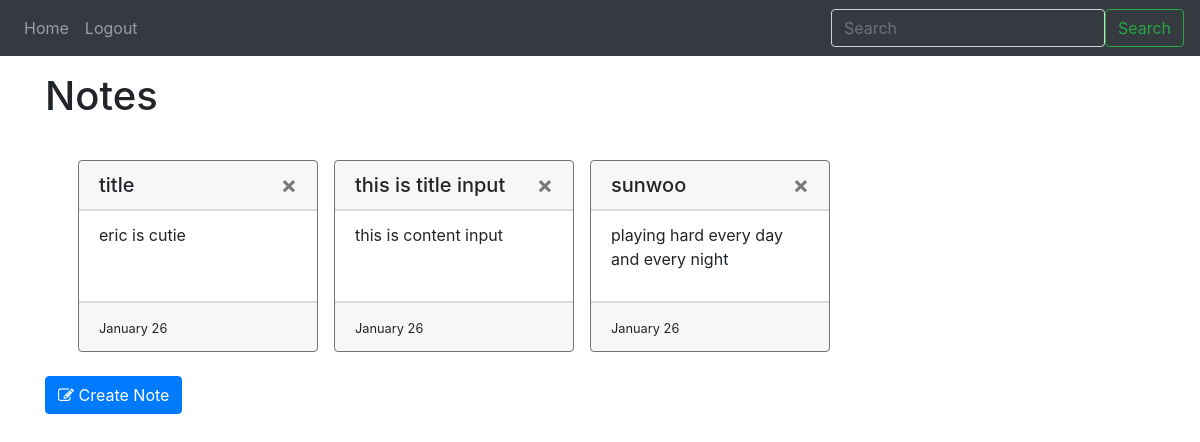
Page / (signed in) on the earlier database version.
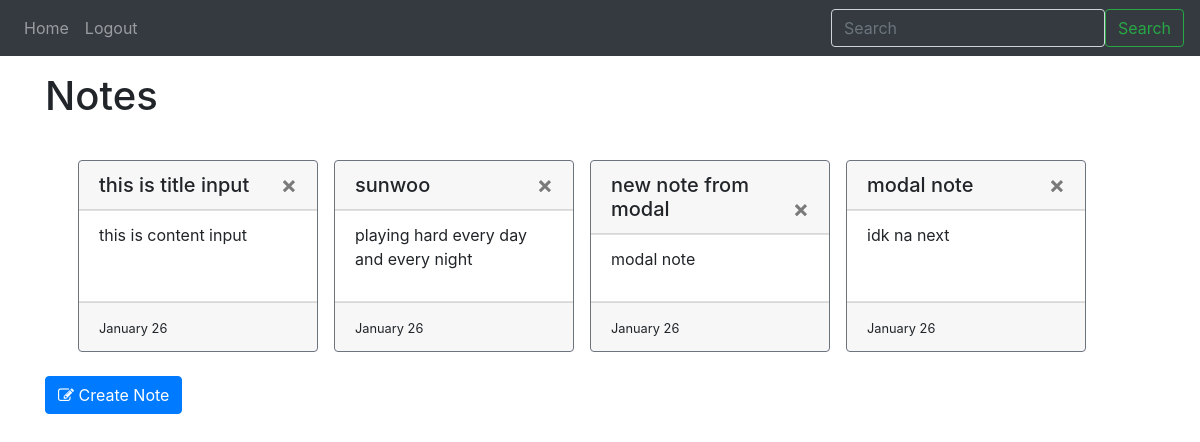
Same page on the later database version.
### website/models.py (models this page shows)
class Note(db.Model):
    id = db.Column(db.Integer, primary_key=True)
    title = db.Column(db.String(1000))
    text = db.Column(db.String(10000))
    date = db.Column(db.DateTime(timezone=True), default=func.now())
    user_id = db.Column(db.Integer, db.ForeignKey('user.id'))

### website/views.py (the view, shortened to what this page needs)
@views.route('/', methods=['GET', 'POST'])
@login_required
def home():
    return render_template("home.html", user=current_user)

### website/__init__.py (called while the page is built)
def create_app():
    app = Flask(__name__)
    app.config['SECRET_KEY'] = 'hi hello my name is what you want it to - 011924' # for securing data and cookies in website
    app.config['SQLALCHEMY_DATABASE_URI'] = f'sqlite:///{DB_NAME}'
    db.init_app(app)
    from .views import views
    from .auth import auth
    app.register_blueprint(views, url_prefix='/')
    app.register_blueprint(auth, url_prefix='/')
    from .models import User, Note
    with app.app_context():
        db.create_all()
    login_manager = LoginManager()
    login_manager.login_view = 'auth.login'
    login_manager.init_app(app)
    @login_manager.user_loader
    def load_user(id):
        return User.query.get(int(id))
    return app

### website/templates/home.html (shortened to what this page needs)
{% extends "base.html"%}
{% block content %}
<h1 align="left" class="mt-3">Notes</h1>
<br>
<ul id="notes" class="row row-cols-4 list-group-flush">
    {% for note in user.notes %}
        <div class="card text-bg-light m-2 border border-secondary">
            <h5 class="card-header">
                {{ note.title }}
                <button type="button" class="close" onClick="deleteNote('{{ note.id }}')">
                    <span aria-hidden="true">&times;</span>
                </button>
            </h5>
            <li class="card-body list-group-item">{{ note.text }}</li>
            <div class="card-footer">
                <small class="text-body-secondary">
                    {% set formatted_date = note.date.strftime('%B %d') %}
                    {{ formatted_date }}
                </small>
            </div>
        </div>
    {% endfor %}
</ul>
<button type="button" class="btn btn-primary" data-toggle="modal" data-target="#noteModal"><i class="fa fa-pencil-square-o"></i> Create Note</button>
{% endblock %}

### website/templates/base.html (shortened to what this page needs)
<!DOCTYPE html>
<html lang="en">
<head>
    <link
      rel="stylesheet"
      href="https://stackpath.bootstrapcdn.com/bootstrap/4.4.1/css/bootstrap.min.css"
    />
    <link
      rel="stylesheet"
      href="https://stackpath.bootstrapcdn.com/font-awesome/4.7.0/css/font-awesome.min.css"
    />
    <link rel="stylesheet" type="text/css" href="{{ url_for('static', filename='index.css') }}">
</head>
<body>
    <nav class="navbar navbar-expand-lg navbar-dark bg-dark">
        <div class="collapse navbar-collapse" id="navbar">
            <div class="navbar-nav">
                {% if user.is_authenticated %}
                    <a class="nav-item nav-link" id="home" href="/">Home</a>
                    <a class="nav-item nav-link" id="logout" href="/logout">Logout</a>
                {% else %}
                    <a class="nav-item nav-link" id="login" href="/login">Login</a>
                    <a class="nav-item nav-link" id="signUp" href="/sign-up">Signup</a>
                {% endif %}
            </div>
        </div>
        <form class="d-flex" role="search">
            <input class="form-control me-2 bg-dark text-light" type="search" placeholder="Search" aria-label="Search">
            <button class="btn btn-outline-success" type="submit">Search</button>
        </form>
    </nav>
    <div class="container">
        {% block content %}
        {% endblock %}
    </div>
</body>
</html>

### website/static/index.css (style rules this page uses)
.card { max-width: 15rem; height: 12rem; }

Differences in the rows shown:
removed Note: title "title", text "eric is cutie", formatted_date "January 26"
added Note: title "new note from modal", text "modal note", formatted_date "January 26"
added Note: title "modal note", text "idk na next", formatted_date "January 26"
